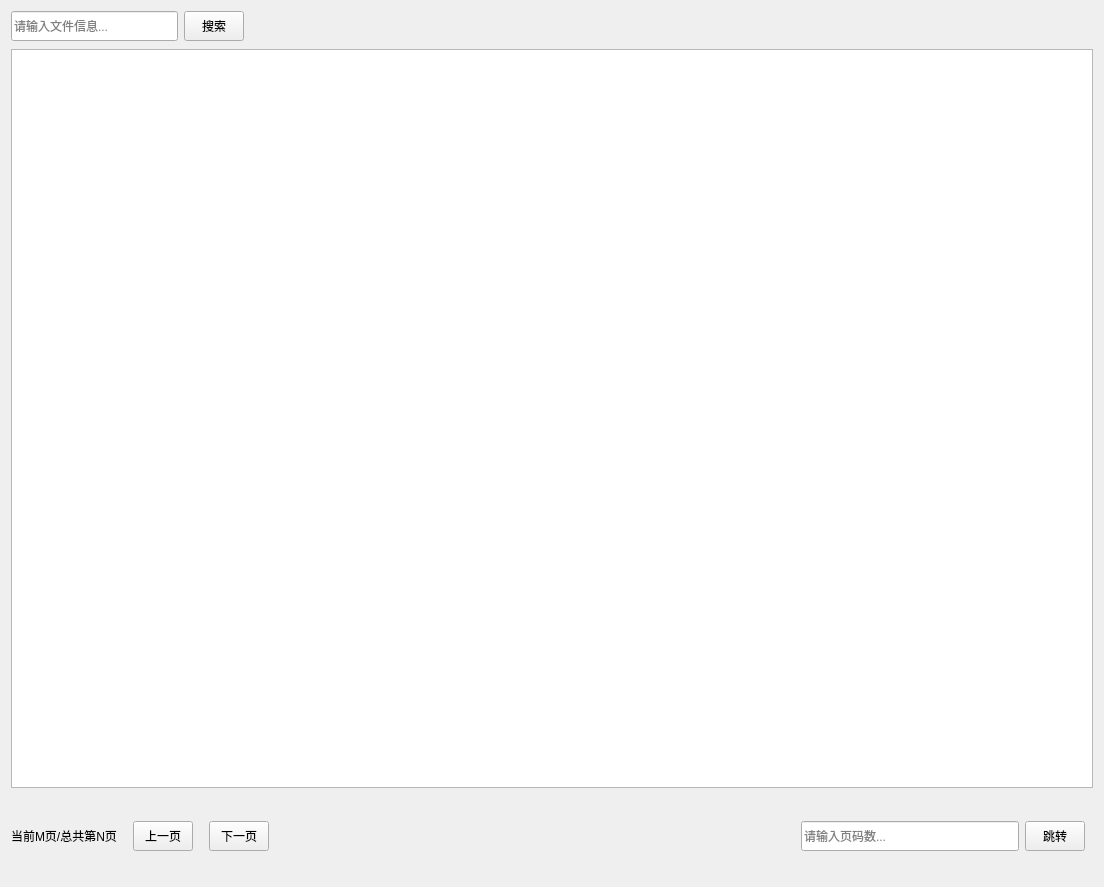
<?xml version="1.0" encoding="UTF-8"?>
<ui version="4.0">
 <class>DownloadMaxWidget</class>
 <widget class="QWidget" name="DownloadMaxWidget">
  <property name="geometry">
   <rect>
    <x>0</x>
    <y>0</y>
    <width>1104</width>
    <height>887</height>
   </rect>
  </property>
  <property name="windowTitle">
   <string>Form</string>
  </property>
  <layout class="QVBoxLayout" name="verticalLayout_3">
   <property name="spacing">
    <number>8</number>
   </property>
   <item>
    <widget class="QWidget" name="widget" native="true">
     <property name="maximumSize">
      <size>
       <width>400</width>
       <height>16777215</height>
      </size>
     </property>
     <layout class="QHBoxLayout" name="horizontalLayout">
      <property name="leftMargin">
       <number>0</number>
      </property>
      <property name="topMargin">
       <number>0</number>
      </property>
      <property name="rightMargin">
       <number>0</number>
      </property>
      <property name="bottomMargin">
       <number>0</number>
      </property>
      <item>
       <widget class="QLineEdit" name="searchLineEdit">
        <property name="minimumSize">
         <size>
          <width>0</width>
          <height>30</height>
         </size>
        </property>
        <property name="maximumSize">
         <size>
          <width>16777215</width>
          <height>30</height>
         </size>
        </property>
        <property name="placeholderText">
         <string>请输入文件信息...</string>
        </property>
       </widget>
      </item>
      <item>
       <widget class="QPushButton" name="searchButton">
        <property name="minimumSize">
         <size>
          <width>60</width>
          <height>30</height>
         </size>
        </property>
        <property name="maximumSize">
         <size>
          <width>60</width>
          <height>30</height>
         </size>
        </property>
        <property name="text">
         <string>搜索</string>
        </property>
       </widget>
      </item>
      <item>
       <spacer name="horizontalSpacer">
        <property name="orientation">
         <enum>Qt::Horizontal</enum>
        </property>
        <property name="sizeHint" stdset="0">
         <size>
          <width>40</width>
          <height>20</height>
         </size>
        </property>
       </spacer>
      </item>
     </layout>
    </widget>
   </item>
   <item>
    <widget class="QWidget" name="tableWidget" native="true">
     <layout class="QGridLayout" name="gridLayout">
      <property name="leftMargin">
       <number>0</number>
      </property>
      <property name="topMargin">
       <number>0</number>
      </property>
      <property name="rightMargin">
       <number>0</number>
      </property>
      <property name="bottomMargin">
       <number>0</number>
      </property>
      <property name="horizontalSpacing">
       <number>0</number>
      </property>
      <item row="0" column="0">
       <widget class="QTableView" name="tableView">
        <property name="minimumSize">
         <size>
          <width>0</width>
          <height>500</height>
         </size>
        </property>
       </widget>
      </item>
     </layout>
    </widget>
   </item>
   <item>
    <widget class="QWidget" name="widget_6" native="true">
     <layout class="QHBoxLayout" name="horizontalLayout_4">
      <property name="spacing">
       <number>0</number>
      </property>
      <property name="leftMargin">
       <number>0</number>
      </property>
      <property name="topMargin">
       <number>0</number>
      </property>
      <property name="rightMargin">
       <number>0</number>
      </property>
      <property name="bottomMargin">
       <number>0</number>
      </property>
      <item>
       <widget class="QWidget" name="widget_3" native="true">
        <property name="minimumSize">
         <size>
          <width>160</width>
          <height>80</height>
         </size>
        </property>
        <property name="maximumSize">
         <size>
          <width>16777215</width>
          <height>16777215</height>
         </size>
        </property>
        <layout class="QHBoxLayout" name="horizontalLayout_5">
         <property name="spacing">
          <number>0</number>
         </property>
         <property name="leftMargin">
          <number>0</number>
         </property>
         <property name="topMargin">
          <number>0</number>
         </property>
         <property name="rightMargin">
          <number>0</number>
         </property>
         <property name="bottomMargin">
          <number>0</number>
         </property>
         <item>
          <widget class="QWidget" name="widget_2" native="true">
           <layout class="QHBoxLayout" name="horizontalLayout_2">
            <property name="spacing">
             <number>16</number>
            </property>
            <property name="leftMargin">
             <number>0</number>
            </property>
            <property name="topMargin">
             <number>0</number>
            </property>
            <property name="rightMargin">
             <number>0</number>
            </property>
            <property name="bottomMargin">
             <number>0</number>
            </property>
            <item>
             <widget class="QLabel" name="pageShowLab">
              <property name="maximumSize">
               <size>
                <width>16777215</width>
                <height>30</height>
               </size>
              </property>
              <property name="styleSheet">
               <string notr="true">background-color:transparent;</string>
              </property>
              <property name="text">
               <string>当前M页/总共第N页</string>
              </property>
             </widget>
            </item>
            <item>
             <widget class="QPushButton" name="prvBtn">
              <property name="minimumSize">
               <size>
                <width>60</width>
                <height>30</height>
               </size>
              </property>
              <property name="maximumSize">
               <size>
                <width>60</width>
                <height>30</height>
               </size>
              </property>
              <property name="text">
               <string>上一页</string>
              </property>
             </widget>
            </item>
            <item>
             <widget class="QPushButton" name="nextBtn">
              <property name="minimumSize">
               <size>
                <width>60</width>
                <height>30</height>
               </size>
              </property>
              <property name="maximumSize">
               <size>
                <width>60</width>
                <height>30</height>
               </size>
              </property>
              <property name="text">
               <string>下一页</string>
              </property>
             </widget>
            </item>
           </layout>
          </widget>
         </item>
        </layout>
       </widget>
      </item>
      <item>
       <spacer name="horizontalSpacer_3">
        <property name="orientation">
         <enum>Qt::Horizontal</enum>
        </property>
        <property name="sizeHint" stdset="0">
         <size>
          <width>40</width>
          <height>20</height>
         </size>
        </property>
       </spacer>
      </item>
      <item>
       <widget class="QWidget" name="widget_5" native="true">
        <property name="maximumSize">
         <size>
          <width>300</width>
          <height>16777215</height>
         </size>
        </property>
        <layout class="QVBoxLayout" name="verticalLayout_2">
         <property name="spacing">
          <number>0</number>
         </property>
         <property name="leftMargin">
          <number>8</number>
         </property>
         <property name="topMargin">
          <number>0</number>
         </property>
         <property name="rightMargin">
          <number>8</number>
         </property>
         <property name="bottomMargin">
          <number>0</number>
         </property>
         <item>
          <widget class="QWidget" name="widget_4" native="true">
           <layout class="QHBoxLayout" name="horizontalLayout_3">
            <property name="leftMargin">
             <number>0</number>
            </property>
            <property name="topMargin">
             <number>0</number>
            </property>
            <property name="rightMargin">
             <number>0</number>
            </property>
            <property name="bottomMargin">
             <number>0</number>
            </property>
            <item>
             <widget class="QLineEdit" name="inputLinEdit">
              <property name="minimumSize">
               <size>
                <width>0</width>
                <height>30</height>
               </size>
              </property>
              <property name="maximumSize">
               <size>
                <width>16777215</width>
                <height>30</height>
               </size>
              </property>
              <property name="placeholderText">
               <string>请输入页码数...</string>
              </property>
             </widget>
            </item>
            <item>
             <widget class="QPushButton" name="jumpBtn">
              <property name="minimumSize">
               <size>
                <width>60</width>
                <height>30</height>
               </size>
              </property>
              <property name="maximumSize">
               <size>
                <width>60</width>
                <height>30</height>
               </size>
              </property>
              <property name="text">
               <string>跳转</string>
              </property>
             </widget>
            </item>
           </layout>
          </widget>
         </item>
        </layout>
       </widget>
      </item>
     </layout>
    </widget>
   </item>
  </layout>
 </widget>
 <resources/>
 <connections/>
</ui>
